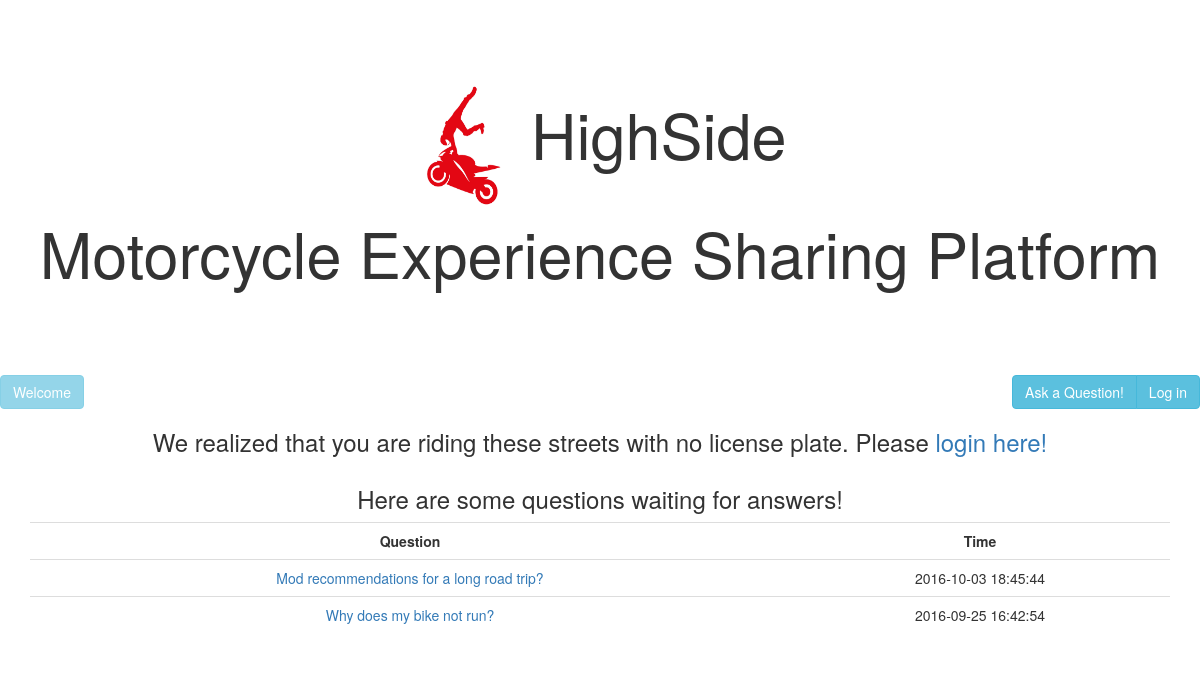
Before: / with the older database file.
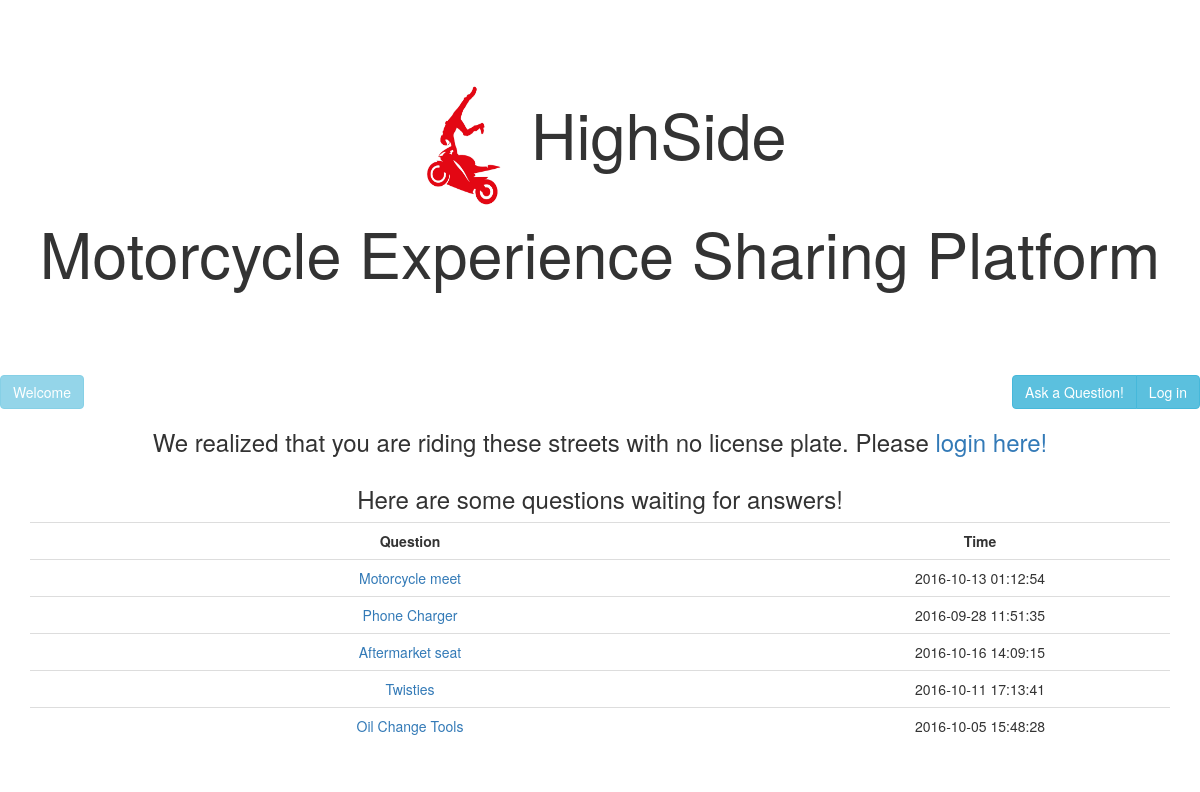
After: the same page with the newer database file.
### tables this page shows
CREATE TABLE `QUESTIONS` (
  `ID` int(11) NOT NULL AUTO_INCREMENT,
  `ASKER_ID` int(11) NOT NULL,  
  `QUESTION_TITLE` VARCHAR(60) NOT NULL,
  `QUESTION_PHRASE` VARCHAR(500) NOT NULL,
  `DATE_ASKED` datetime NOT NULL ,
  `TAG1` VARCHAR(20) NOT NULL,
  `TAG2` VARCHAR(20),
  `TAG3` VARCHAR(20),
  `ANSWER_ID` int(11) NOT NULL DEFAULT '0',
  `POINTS` int(11) NOT NULL DEFAULT '0',
    PRIMARY KEY (`ID`)
);

### thingsandstuff.php (called while the page is built, shortened)
<?php
function sqlcommand($query, $qtype){
    $queryComplete = false;
    $servername = "localhost";
    $dbusername = "admin";
    $dbpassword = "M0n@rch$";
    $dbname = "HighSide";
    $conn = new mysqli($servername, $dbusername, $dbpassword, $dbname);
    $result = $conn->query($query);
    if ($qtype == "SELECT"){
        if ($result->num_rows > 0 ){
            return $result;
        }
        else
            return $queryComplete;
    }
    else{
            $queryComplete=true;
            return $queryComplete;
    }
}
?>

### index.php (the view, shortened to what this page needs)
<?php
include_once "thingsandstuff.php";
?>
<!DOCTYPE html>
<html>
<head>
<link rel="stylesheet" href="https://maxcdn.bootstrapcdn.com/bootstrap/3.3.7/css/bootstrap.min.css">
</head>
<body>
	<header class="jumbotron text-center" style="background-color:white;">
        <h1>
        <a href="index.php">
        <img src="highside-logo.jpg" alt="HighSide" style="width:100px;height:150px;">
        </a>
        HighSide<br>Motorcycle Experience Sharing Platform </h1>
	</header>
    <div class="topMenu">
		<table cellpadding="0" cellspacing="0" border="0" width="100%" align="center">
				<tr>
                    <div class="btn-group pull-left">
                        <?php
                            echo '<label class="btn btn-info disabled">Welcome ' . $_SESSION["userName"].' ' . '<span class="badge">' . $_SESSION["K_Points"] . '</span></label>';
                        ?>
                    </div>
                    <div class="btn-group pull-right" >
						<a href="ask.php" class="btn btn-info"> Ask a Question!</a>
                    <?php
                    if ($_SESSION["loggedIn"] != true)
					   echo '<a href="login.php" class="btn btn-info" role="button"> Log in</a>';
                    else
                        echo '<a href="login.php" class="btn btn-info" role="button"> Log out</a>';
                    ?>
                    </div>
		</table>
	</div>
	<?php
	if ($_SESSION["loggedIn"] != true)
	{
		echo "<h3 align='center'>We realized that you are riding these streets with no license plate. Please ";
		echo '<a href="./login.php">login here!</a></h3>';
	}
	?>
    <div class="container" >
        <header>
            <h3 align="center"> Here are some questions waiting for answers! </h3>
        </header>
        <div class="table-hover table-responsive">
         <table class="table">
             <tr><th class="col-sm-8 text-center">Question</th><th class="col-sm-4 text-center">Time</th></tr>
             <?php
             $query = "SELECT * FROM QUESTIONS WHERE ANSWER_ID = 0 ORDER BY ID DESC LIMIT 5;";
             $sqlresults = sqlcommand($query, "SELECT");
                while($row = $sqlresults->fetch_assoc())
                    echo "<tr><td class='col-sm-8 text-center'> <a href = 'question.php?QN=".$row["ID"]."'>" . $row["QUESTION_TITLE"] . "</a><td class='col-sm-4 text-center'>" . $row["DATE_ASKED"] . "\n";
             ?>
        </table>
    </div>
    </div>
</body>
</html>

Changed rows visible on the page:
no longer on this page (row unchanged): questions: QUESTION_TITLE "Mod recommendations for a long road trip?", DATE_ASKED "2016-10-03 18:45:44"
no longer on this page (row unchanged): questions: QUESTION_TITLE "Why does my bike not run?", DATE_ASKED "2016-09-25 16:42:54"
added questions: QUESTION_TITLE "Motorcycle meet", DATE_ASKED "2016-10-13 01:12:54"
added questions: QUESTION_TITLE "Phone Charger", DATE_ASKED "2016-09-28 11:51:35"
added questions: QUESTION_TITLE "Aftermarket seat", DATE_ASKED "2016-10-16 14:09:15"
added questions: QUESTION_TITLE "Twisties", DATE_ASKED "2016-10-11 17:13:41"
added questions: QUESTION_TITLE "Oil Change Tools", DATE_ASKED "2016-10-05 15:48:28"
